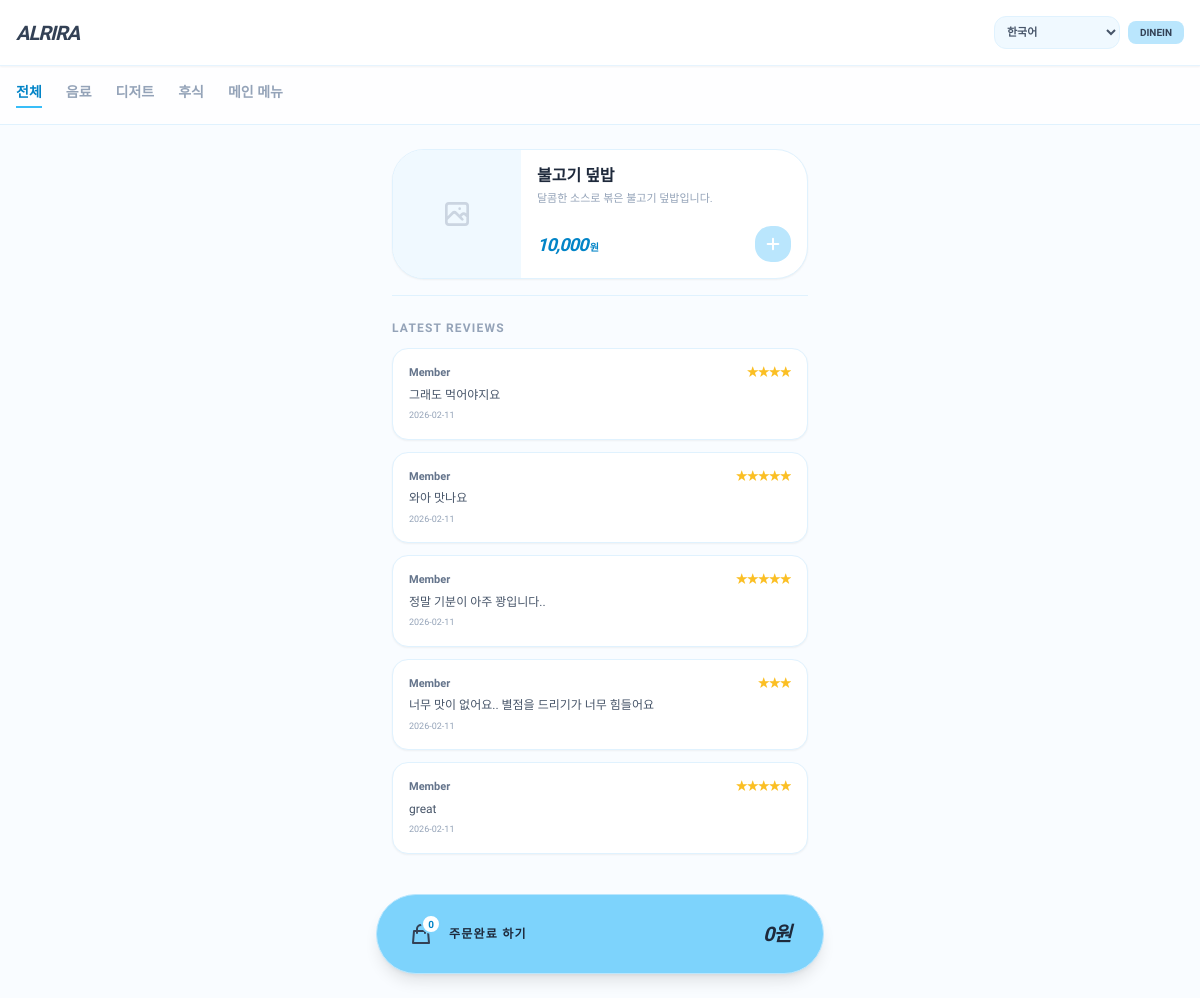
The page /menu.php?order_type=dinein&lang=ko on the database its author committed.
### tables this page shows
CREATE TABLE `categories` (
  `id` int(11) NOT NULL,
  `menu_format_id` int(11) NOT NULL DEFAULT '1',
  `store_id` int(11) NOT NULL DEFAULT '1',
  `category_name` varchar(255) NOT NULL,
  `sort_order` int(11) NOT NULL DEFAULT '0'
);

CREATE TABLE `menu_translations` (
  `id` int(11) NOT NULL,
  `menu_id` int(11) NOT NULL,
  `lang_code` varchar(5) NOT NULL,
  `menu_name` varchar(255) NOT NULL,
  `description` text
);

CREATE TABLE `menus` (
  `id` int(11) NOT NULL,
  `menu_format_id` int(11) NOT NULL DEFAULT '1',
  `store_id` int(11) NOT NULL DEFAULT '1',
  `category_id` int(11) NOT NULL,
  `is_available` tinyint(4) NOT NULL DEFAULT '1',
  `is_dinein` tinyint(4) NOT NULL DEFAULT '1',
  `is_pickup` tinyint(4) NOT NULL DEFAULT '1',
  `is_delivery` tinyint(4) NOT NULL DEFAULT '1',
  `price` int(11) NOT NULL DEFAULT '0',
  `price_pickup` int(11) NOT NULL DEFAULT '0',
  `price_delivery` int(11) NOT NULL DEFAULT '0',
  `daily_limit` int(11) NOT NULL DEFAULT '0',
  `current_stock` int(11) NOT NULL DEFAULT '0',
  `image_url` varchar(500) DEFAULT NULL
);

CREATE TABLE `reviews` (
  `id` int(11) NOT NULL,
  `store_id` int(11) NOT NULL,
  `menu_id` int(11) DEFAULT NULL,
  `order_id` int(11) NOT NULL,
  `user_id` int(11) DEFAULT NULL,
  `guest_name` varchar(100) DEFAULT NULL,
  `rating` tinyint(4) NOT NULL,
  `content` text NOT NULL,
  `image_path` varchar(255) DEFAULT NULL,
  `lang_code` varchar(5) DEFAULT 'ko',
  `created_at` datetime NOT NULL DEFAULT CURRENT_TIMESTAMP
);

### menu.php (the view, shortened to what this page needs)
<?php
include 'db_config.php';
$order_type = isset($_GET['order_type']) ? $_GET['order_type'] : 'dinein';
$lang = isset($_GET['lang']) ? $_GET['lang'] : 'ko';
$filter_category_id = isset($_GET['category_id']) ? (int)$_GET['category_id'] : 0;
$price_col = "price";
$store_id = isset($_SESSION['store_id']) ? (int)$_SESSION['store_id'] : 1;
$menu_format_id = 1;
try {
    $fmt = $pdo->prepare("SELECT menu_format_id FROM stores WHERE id = ?");
    $fmt->execute([$store_id]);
    $row = $fmt->fetch(PDO::FETCH_ASSOC);
    if ($row && isset($row['menu_format_id'])) $menu_format_id = (int)$row['menu_format_id'];
} catch (PDOException $e) {}
$categories = [];
$menus = [];
$reviews = [];
try {
    $cat_sql = "SELECT c.id, IFNULL(ct.category_name, c.category_name) as category_name
                FROM categories c
                LEFT JOIN category_translations ct ON c.id = ct.category_id AND ct.lang_code = :lang
                ORDER BY c.sort_order ASC";
    try {
        $pdo->query("SELECT menu_format_id FROM categories LIMIT 1");
        $cat_sql = "SELECT c.id, IFNULL(ct.category_name, c.category_name) as category_name
                    FROM categories c
                    LEFT JOIN category_translations ct ON c.id = ct.category_id AND ct.lang_code = :lang
                    WHERE c.menu_format_id = :menu_format_id
                    ORDER BY c.sort_order ASC";
    } catch (PDOException $e) {
        try {
            $pdo->query("SELECT store_id FROM categories LIMIT 1");
            $cat_sql = "SELECT c.id, IFNULL(ct.category_name, c.category_name) as category_name FROM categories c LEFT JOIN category_translations ct ON c.id = ct.category_id AND ct.lang_code = :lang WHERE c.store_id = :store_id ORDER BY c.sort_order ASC";
        } catch (PDOException $e2) {}
    }
    $cat_stmt = $pdo->prepare($cat_sql);
    $cat_params = ['lang' => $lang];
    if (strpos($cat_sql, 'menu_format_id') !== false) $cat_params['menu_format_id'] = $menu_format_id;
    elseif (strpos($cat_sql, 'store_id') !== false) $cat_params['store_id'] = $store_id;
    $cat_stmt->execute($cat_params);
    $categories = $cat_stmt->fetchAll(PDO::FETCH_ASSOC);
    $sql = "SELECT m.*, t.menu_name, t.description
            FROM menus m
            LEFT JOIN menu_translations t ON m.id = t.menu_id AND t.lang_code = :lang
            WHERE m.menu_format_id = :menu_format_id AND m.is_{$order_type} = 1
            ORDER BY m.id DESC";
    try {
        $pdo->query("SELECT menu_format_id FROM menus LIMIT 1");
    } catch (PDOException $e) {
        $sql = "SELECT m.*, t.menu_name, t.description FROM menus m LEFT JOIN menu_translations t ON m.id = t.menu_id AND t.lang_code = :lang WHERE m.store_id = :store_id AND m.is_available = 1 AND m.is_{$order_type} = 1 ORDER BY m.id DESC";
    }
    $stmt = $pdo->prepare($sql);
    $params = ['lang' => $lang];
    if (strpos($sql, 'menu_format_id') !== false) { $params['menu_format_id'] = $menu_format_id; } else { $params['store_id'] = $store_id; }
    $stmt->execute($params);
    $menus_raw = $stmt->fetchAll(PDO::FETCH_ASSOC);
    $overrides = [];
    foreach ($menus_raw as $m) {
        $ov = $overrides[$m['id']] ?? null;
        $m['price'] = $ov && $ov['price_override'] !== null ? (int)$ov['price_override'] : (int)$m['price'];
        $m['price_pickup'] = $ov && $ov['price_pickup_override'] !== null ? (int)$ov['price_pickup_override'] : (int)$m['price_pickup'];
        $m['price_delivery'] = $ov && $ov['price_delivery_override'] !== null ? (int)$ov['price_delivery_override'] : (int)$m['price_delivery'];
        $eff_avail = $ov && $ov['is_available_override'] !== null ? (int)$ov['is_available_override'] : (int)$m['is_available'];
        if ($eff_avail) $menus[] = $m;
    }
    $rev_sql = "SELECT r.*, s.store_name
                FROM reviews r
                JOIN stores s ON r.store_id = s.id
                WHERE r.store_id = ?
                ORDER BY r.id DESC
                LIMIT 5";
    $rev_stmt = $pdo->prepare($rev_sql);
    $rev_stmt->execute([$store_id]);
    $reviews = $rev_stmt->fetchAll(PDO::FETCH_ASSOC);
} catch (PDOException $e) {
    $error_msg = $e->getMessage();
}
$cart_count = 0;
$cart_total = 0;
$ui_text = [
    'ko' => ['all' => '전체', 'order_list' => '주문완료 하기', 'sold_out' => '품절', 'none' => '상품이 없습니다.'],
    'en' => ['all' => 'ALL', 'order_list' => 'ORDER LIST', 'sold_out' => 'SOLD OUT', 'none' => 'No items available.'],
    'th' => ['all' => 'ทั้งหมด', 'order_list' => 'รายการ 주문', 'sold_out' => '품절', 'none' => 'ไม่มีสินค้า'],
    'ja' => ['all' => 'すべて', 'order_list' => '注文履歴', 'sold_out' => '売り切れ', 'none' => '商品がありません'],
    'vi' => ['all' => 'Tất cả', 'order_list' => 'Đơn hàng', 'sold_out' => 'Hết hàng', 'none' => 'Không có sản phẩm'],
    'id' => ['all' => 'Semua', 'order_list' => 'Daftar Pesanan', 'sold_out' => 'Habis', 'none' => 'Tidak ada produk']
];
$cur_ui = $ui_text[$lang] ?? $ui_text['ko'];
?>
<!DOCTYPE html>
<html lang="<?php echo $lang; ?>">
<head>
    <script src="https://cdn.tailwindcss.com"></script>
</head>
<body class="bg-sky-50/40 min-h-screen pb-32">
    <header class="bg-white/95 backdrop-blur-md p-4 flex justify-between items-center shadow-sm border-b border-sky-100/80 sticky top-0 z-50">
        <h1 class="text-xl font-black italic text-slate-700 tracking-tighter cursor-pointer" onclick="location.href='index.php'">ALRIRA</h1>
        <div class="flex items-center space-x-2">
            <select onchange="location.href='menu.php?order_type=<?php echo $order_type; ?>&lang='+this.value"
                    class="bg-sky-50 border border-sky-100 text-[11px] font-bold text-slate-600 p-2 rounded-xl outline-none cursor-pointer">
                <option value="ko" <?php echo $lang=='ko'?'selected':''; ?>>한국어</option>
            </select>
            <div class="px-3 py-1 bg-sky-200 text-slate-700 text-[10px] font-black rounded-lg uppercase">
                <?php echo $order_type; ?>
            </div>
        </div>
    </header>
    <nav class="bg-white/80 border-b border-sky-100 sticky top-[61px] z-40 overflow-x-auto hide-scroll px-4">
        <div class="flex space-x-6 py-4">
            <a href="menu.php?order_type=<?php echo urlencode($order_type); ?>&lang=<?php echo urlencode($lang); ?>" class="text-sm font-black pb-1 whitespace-nowrap border-b-2 <?php echo $filter_category_id === 0 ? 'text-sky-600 border-sky-400' : 'text-slate-400 border-transparent hover:text-slate-600'; ?>"><?php echo $cur_ui['all']; ?></a>
            <?php foreach($categories as $cat): ?>
            <a href="menu.php?order_type=<?php echo urlencode($order_type); ?>&lang=<?php echo urlencode($lang); ?>&category_id=<?php echo (int)$cat['id']; ?>" class="text-sm font-bold pb-1 whitespace-nowrap border-b-2 <?php echo $filter_category_id === (int)$cat['id'] ? 'text-sky-600 border-sky-400' : 'text-slate-400 border-transparent hover:text-slate-600'; ?>">
                <?php echo htmlspecialchars($cat['category_name']); ?>
            </a>
            <?php endforeach; ?>
        </div>
    </nav>
    <main class="p-4 max-w-md mx-auto space-y-4 mt-2">
        <?php if(empty($menus)): ?>
            <div class="text-center py-32">
                <p class="text-slate-400 font-bold italic text-lg"><?php echo $cur_ui['none']; ?></p>
            </div>
        <?php else: foreach($menus as $m):
            $is_sold_out = ($m['is_available'] == 2);
        ?>
        <div class="menu-card bg-white rounded-[2rem] shadow-sm border border-sky-100 overflow-hidden flex relative"
             onclick="<?php echo $is_sold_out ? '' : "location.href='menu_detail.php?id={$m['id']}&order_type={$order_type}&lang={$lang}'"; ?>">
            <div class="w-32 h-32 bg-sky-50 flex-shrink-0 relative">
                <?php if(!empty($m['image_url'])): ?>
                    <img src="<?php echo $m['image_url']; ?>" class="w-full h-full object-cover">
                <?php else: ?>
                    <div class="w-full h-full flex items-center justify-center text-slate-300">
                        <svg class="w-8 h-8" fill="none" stroke="currentColor" viewBox="0 0 24 24"><path stroke-linecap="round" stroke-linejoin="round" stroke-width="2" d="M4 16l4.586-4.586a2 2 0 012.828 0L16 16m-2-2l1.586-1.586a2 2 0 012.828 0L20 14m-6-6h.01M6 20h12a2 2 0 002-2V6a2 2 0 00-2-2H6a2 2 0 00-2 2v12a2 2 0 002 2z"></path></svg>
                    </div>
                <?php endif; ?>
            </div>
            <div class="p-4 flex flex-col justify-between flex-grow">
                <div>
                    <h3 class="font-black text-slate-800 text-base leading-tight">
                        <?php echo htmlspecialchars($m['menu_name'] ?? 'No Name'); ?>
                    </h3>
                    <p class="text-[11px] text-slate-400 mt-1 line-clamp-2 leading-relaxed">
                        <?php echo htmlspecialchars($m['description'] ?? ''); ?>
                    </p>
                </div>
                <div class="flex justify-between items-end">
                    <span class="text-sky-600 font-black text-lg italic tracking-tighter">
                        <?php echo number_format($m[$price_col] ?? 0); ?><span class="text-[10px] not-italic ml-0.5">원</span>
                    </span>
                    <div class="w-9 h-9 bg-sky-200 rounded-2xl flex items-center justify-center">
                        <svg class="w-4 h-4 text-white" fill="none" stroke="currentColor" viewBox="0 0 24 24"><path stroke-linecap="round" stroke-linejoin="round" stroke-width="3" d="M12 4v16m8-8H4"></path></svg>
                    </div>
                </div>
            </div>
        </div>
        <?php endforeach; ?>
        <?php if (!empty($reviews)): ?>
        <section class="mt-10 pt-6 border-t border-sky-100 space-y-3">
            <h3 class="text-xs font-black text-slate-400 uppercase tracking-widest mb-2">Latest Reviews</h3>
            <?php foreach($reviews as $rev): ?>
            <div class="bg-white rounded-2xl border border-sky-100 p-4 shadow-sm">
                <div class="flex justify-between items-center mb-1">
                    <span class="text-[11px] font-bold text-slate-500">
                        <?php echo htmlspecialchars($rev['guest_name'] ?? 'Member'); ?>
                    </span>
                    <span class="text-[11px] font-black text-amber-400">
                        <?php echo str_repeat('★', (int)$rev['rating']); ?>
                    </span>
                </div>
                <p class="text-[12px] text-slate-600 leading-relaxed">
                    <?php echo nl2br(htmlspecialchars($rev['content'])); ?>
                </p>
                <p class="text-[9px] text-slate-400 mt-1">
                    <?php echo date('Y-m-d', strtotime($rev['created_at'])); ?>
                </p>
            </div>
            <?php endforeach; ?>
        </section>
        <?php endif; ?>
        <?php endif; ?>
    </main>
    <div class="fixed bottom-6 left-0 w-full px-6 z-50 pointer-events-none">
        <button onclick="location.href='order_review.php'" class="pointer-events-auto w-full max-w-md mx-auto bg-sky-300 text-slate-800 h-20 rounded-[2.5rem] shadow-lg border border-sky-200 flex items-center justify-between px-8 transform active:scale-95 transition-all">
            <div class="flex items-center space-x-4">
                <div class="relative">
                    <svg class="w-6 h-6 text-slate-700" fill="none" stroke="currentColor" viewBox="0 0 24 24"><path stroke-linecap="round" stroke-linejoin="round" stroke-width="2" d="M16 11V7a4 4 0 00-8 0v4M5 9h14l1 12H4L5 9z"></path></svg>
                    <span class="absolute -top-2 -right-2 bg-white text-sky-600 text-[10px] font-black w-5 h-5 rounded-full flex items-center justify-center border-2 border-sky-300">
                        <?php echo (int)$cart_count; ?>
                    </span>
                </div>
                <span class="font-black tracking-widest text-xs uppercase"><?php echo $cur_ui['order_list']; ?></span>
            </div>
            <span class="text-slate-800 font-black text-xl italic tracking-tighter"><?php echo number_format($cart_total); ?>원</span>
        </button>
    </div>
</body>
</html>

### menu.php (style rules this page uses)
body { font-family: 'Pretendard', sans-serif; -webkit-tap-highlight-color: transparent; }
.menu-card { transition: all 0.2s ease-out; }

### rows shown on the page
categories: category_name "음료"
categories: category_name "디저트"
categories: category_name "후식"
categories: category_name "메인 메뉴"
menu_translations: menu_name "불고기 덮밥", description "달콤한 소스로 볶은 불고기 덮밥입니다.", menu.price "10,000"
reviews: guest_name "Member", rating "★★★★", content "그래도 먹어야지요", created_at "2026-02-11"
reviews: guest_name "Member", rating "★★★★★", content "와아 맛나요", created_at "2026-02-11"
reviews: guest_name "Member", rating "★★★★★", content "정말 기분이 아주 꽝입니다..", created_at "2026-02-11"
reviews: guest_name "Member", rating "★★★", content "너무 맛이 없어요.. 별점을 드리기가 너무 힘들어요", created_at "2026-02-11"
reviews: guest_name "Member", rating "★★★★★", content "great", created_at "2026-02-11"

### other values the page prints
$order_type "DINEIN"
$cur_ui['all'] "전체"
$cart_count "0"
$cur_ui['order_list'] "주문완료 하기"
$cart_total "0"
